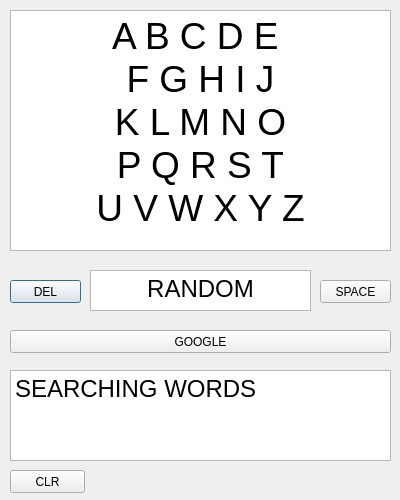
<?xml version="1.0" encoding="UTF-8"?>
<ui version="4.0">
 <class>Dialog</class>
 <widget class="QDialog" name="Dialog">
  <property name="geometry">
   <rect>
    <x>0</x>
    <y>0</y>
    <width>400</width>
    <height>500</height>
   </rect>
  </property>
  <property name="windowTitle">
   <string>Dialog</string>
  </property>
  <widget class="QTextBrowser" name="textBrowser">
   <property name="geometry">
    <rect>
     <x>10</x>
     <y>10</y>
     <width>381</width>
     <height>241</height>
    </rect>
   </property>
   <property name="html">
    <string>&lt;!DOCTYPE HTML PUBLIC &quot;-//W3C//DTD HTML 4.0//EN&quot; &quot;http://www.w3.org/TR/REC-html40/strict.dtd&quot;&gt;
&lt;html&gt;&lt;head&gt;&lt;meta name=&quot;qrichtext&quot; content=&quot;1&quot; /&gt;&lt;style type=&quot;text/css&quot;&gt;
p, li { white-space: pre-wrap; }
&lt;/style&gt;&lt;/head&gt;&lt;body style=&quot; font-family:'MS Shell Dlg 2'; font-size:8.25pt; font-weight:400; font-style:normal;&quot;&gt;
&lt;p align=&quot;center&quot; style=&quot; margin-top:0px; margin-bottom:0px; margin-left:0px; margin-right:0px; -qt-block-indent:0; text-indent:0px;&quot;&gt;&lt;span style=&quot; font-size:28pt;&quot;&gt;A B C D E &lt;/span&gt;&lt;/p&gt;
&lt;p align=&quot;center&quot; style=&quot; margin-top:0px; margin-bottom:0px; margin-left:0px; margin-right:0px; -qt-block-indent:0; text-indent:0px;&quot;&gt;&lt;span style=&quot; font-size:28pt;&quot;&gt;F G H I J&lt;/span&gt;&lt;/p&gt;
&lt;p align=&quot;center&quot; style=&quot; margin-top:0px; margin-bottom:0px; margin-left:0px; margin-right:0px; -qt-block-indent:0; text-indent:0px;&quot;&gt;&lt;span style=&quot; font-size:28pt;&quot;&gt;K L M N O&lt;/span&gt;&lt;/p&gt;
&lt;p align=&quot;center&quot; style=&quot; margin-top:0px; margin-bottom:0px; margin-left:0px; margin-right:0px; -qt-block-indent:0; text-indent:0px;&quot;&gt;&lt;span style=&quot; font-size:28pt;&quot;&gt;P Q R S T&lt;/span&gt;&lt;/p&gt;
&lt;p align=&quot;center&quot; style=&quot; margin-top:0px; margin-bottom:0px; margin-left:0px; margin-right:0px; -qt-block-indent:0; text-indent:0px;&quot;&gt;&lt;span style=&quot; font-size:28pt;&quot;&gt;U V W X Y Z&lt;/span&gt;&lt;/p&gt;&lt;/body&gt;&lt;/html&gt;</string>
   </property>
  </widget>
  <widget class="QPushButton" name="pushButton">
   <property name="geometry">
    <rect>
     <x>10</x>
     <y>280</y>
     <width>71</width>
     <height>23</height>
    </rect>
   </property>
   <property name="text">
    <string>DEL</string>
   </property>
  </widget>
  <widget class="QPushButton" name="pushButton_2">
   <property name="geometry">
    <rect>
     <x>320</x>
     <y>280</y>
     <width>71</width>
     <height>23</height>
    </rect>
   </property>
   <property name="text">
    <string>SPACE</string>
   </property>
  </widget>
  <widget class="QPushButton" name="pushButton_3">
   <property name="geometry">
    <rect>
     <x>10</x>
     <y>470</y>
     <width>75</width>
     <height>23</height>
    </rect>
   </property>
   <property name="text">
    <string>CLR</string>
   </property>
  </widget>
  <widget class="QPushButton" name="pushButton_4">
   <property name="geometry">
    <rect>
     <x>10</x>
     <y>330</y>
     <width>381</width>
     <height>23</height>
    </rect>
   </property>
   <property name="text">
    <string>GOOGLE</string>
   </property>
  </widget>
  <widget class="QTextBrowser" name="textBrowser_2">
   <property name="geometry">
    <rect>
     <x>10</x>
     <y>370</y>
     <width>381</width>
     <height>91</height>
    </rect>
   </property>
   <property name="html">
    <string>&lt;!DOCTYPE HTML PUBLIC &quot;-//W3C//DTD HTML 4.0//EN&quot; &quot;http://www.w3.org/TR/REC-html40/strict.dtd&quot;&gt;
&lt;html&gt;&lt;head&gt;&lt;meta name=&quot;qrichtext&quot; content=&quot;1&quot; /&gt;&lt;style type=&quot;text/css&quot;&gt;
p, li { white-space: pre-wrap; }
&lt;/style&gt;&lt;/head&gt;&lt;body style=&quot; font-family:'MS Shell Dlg 2'; font-size:8.25pt; font-weight:400; font-style:normal;&quot;&gt;
&lt;p style=&quot; margin-top:0px; margin-bottom:0px; margin-left:0px; margin-right:0px; -qt-block-indent:0; text-indent:0px;&quot;&gt;&lt;span style=&quot; font-size:18pt;&quot;&gt;SEARCHING WORDS&lt;/span&gt;&lt;/p&gt;&lt;/body&gt;&lt;/html&gt;</string>
   </property>
  </widget>
  <widget class="QTextBrowser" name="textBrowser_3">
   <property name="geometry">
    <rect>
     <x>90</x>
     <y>270</y>
     <width>221</width>
     <height>41</height>
    </rect>
   </property>
   <property name="html">
    <string>&lt;!DOCTYPE HTML PUBLIC &quot;-//W3C//DTD HTML 4.0//EN&quot; &quot;http://www.w3.org/TR/REC-html40/strict.dtd&quot;&gt;
&lt;html&gt;&lt;head&gt;&lt;meta name=&quot;qrichtext&quot; content=&quot;1&quot; /&gt;&lt;style type=&quot;text/css&quot;&gt;
p, li { white-space: pre-wrap; }
&lt;/style&gt;&lt;/head&gt;&lt;body style=&quot; font-family:'MS Shell Dlg 2'; font-size:8.25pt; font-weight:400; font-style:normal;&quot;&gt;
&lt;p align=&quot;center&quot; style=&quot; margin-top:0px; margin-bottom:0px; margin-left:0px; margin-right:0px; -qt-block-indent:0; text-indent:0px;&quot;&gt;&lt;span style=&quot; font-size:18pt;&quot;&gt;RANDOM&lt;/span&gt;&lt;/p&gt;&lt;/body&gt;&lt;/html&gt;</string>
   </property>
  </widget>
 </widget>
 <resources/>
 <connections/>
</ui>
